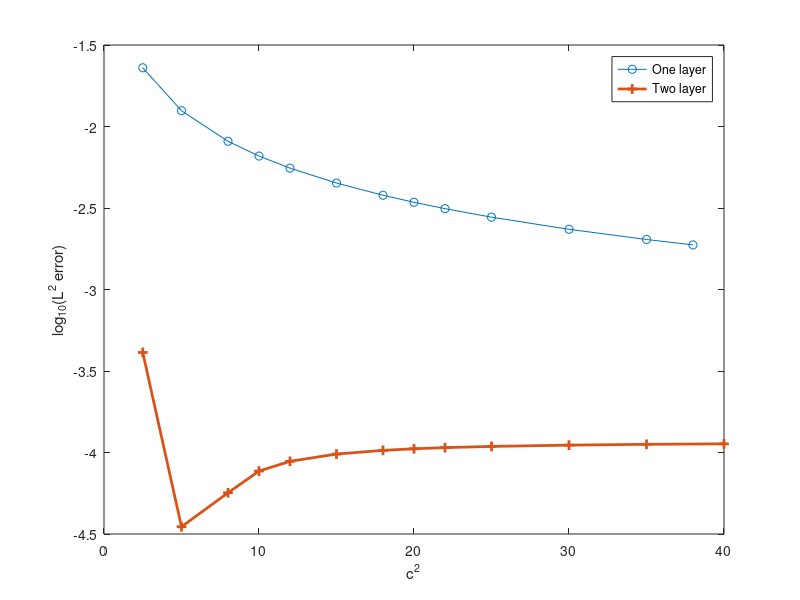

Write MATLAB code to recreate this figure. (Note: this script raises an error after producing the figure.)
%time error order

timestep=[1.0/50; 1.0/100; 1.0/200; 1.0/400];
errl2=[5.7446e-4; 2.4377e-4; 9.7826e-5; 3.3469e-5];

a=ones(length(timestep),2);
a(:,2)=-log(timestep);
b=-log(errl2);

jie=a\b;

%plot(-log(timestep), b,':o', -log(timestep), 3.2-log(timestep),'b-', ...
 %   -log(timestep), -2*log(timestep),'r-')
% include second layer grid
c2=[2.5;5; 8; 10; 12; 15; 18; 20; 22;25;30;35;40];
c2l2err=[4.1089e-4;3.5034e-5;5.6596e-5; 7.6915e-5; 8.8299e-5;...
    9.7826e-5;1.0308e-4;1.0541e-4; 1.0713e-4; 1.0898e-4; 1.1096e-4;1.1226e-4; 1.1301e-4];

%hold on
c2L=[2.5;5; 8; 10; 12; 15; 18; 20; 22;25;30;35;38;40;42;45;50;55;65;75;95];
c2l2errL=[2.2924e-2; 1.2498e-2; 8.1159e-3; 6.5891e-3; 5.5517e-3; 4.4982e-3; ...
    3.7866e-3; 3.4281e-3; 3.1333e-3;  2.7779e-3; 2.3409e-3;...
    2.0271e-3; 1.8780e-3;1.7908e-3; 1.7119e-3;1.6064e-003;1.4586e-003;...
    1.3374e-003;1.1506e-003; 1.0132e-003;8.2480e-04];

numbb=length(c2);
plot(c2L(1:numbb),log10(c2l2errL(1:numbb)),'-o',c2,log10(c2l2err),'-+','LineWidth',2, 'MarkerSize',7)
xlabel('c^2')
ylabel('log_{10}(L^2 error)')

legend('One layer','Two layer')
min1=10000;
max1=0;
for ij=1:size(n_pointPoint2,1)
    if ij~=pointboun
        if n_pointPoint2(ij) < min1
            min1=n_pointPoint2(ij);
        end
        
        if n_pointPoint2(ij) > max1
            max1=n_pointPoint2(ij);
        end 
    end
end
min1
max1
        